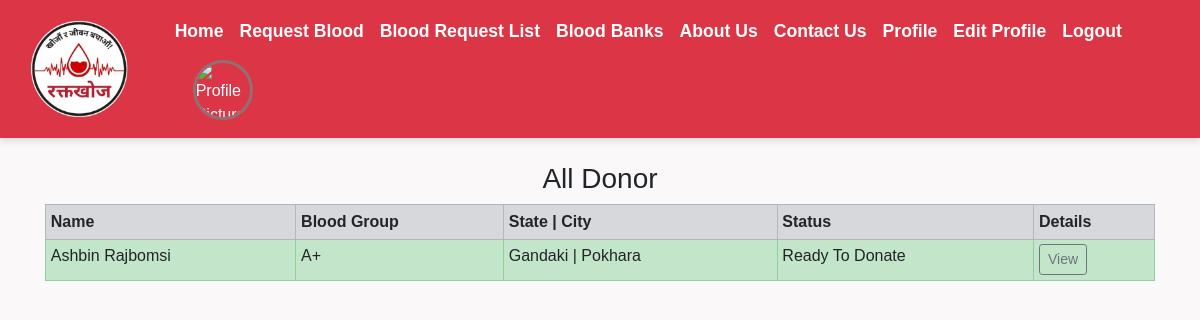
Page /donors_list/1/ (signed in) on the committed database.
### home/models.py (models this page shows, shortened)
class Donor(models.Model):
    donor = models.OneToOneField(User, on_delete=models.CASCADE, blank=True, null=True)
    date_of_birth = models.DateField(max_length=100)
    phone = models.CharField(max_length=10)
    city = models.CharField(max_length=100)
    state = models.CharField(max_length=100)
    address = models.TextField(max_length=500, default="")
    blood_group = models.ForeignKey(BloodGroup, on_delete=models.CASCADE)
    gender = models.CharField(max_length=10)
    image = models.ImageField(upload_to="")
    report = models.ImageField(upload_to="")
    ready_to_donate = models.BooleanField(default=True)
    is_approved = models.BooleanField(default=False)

class BloodGroup(models.Model):
    name = models.CharField(max_length=5)
    def __str__(self):
        return self.name

### home/views.py (the view)
# urls.py: path("donors_list/<int:myid>/", views.donors_list, name="donors_list"),
def donors_list(request, myid):
    blood_groups = BloodGroup.objects.filter(id=myid).first()
    donor = Donor.objects.filter(blood_group=blood_groups, is_approved=True).order_by("date_of_birth")
    return render(request, "donors_list.html", {'donor': donor})

### home/templates/donors_list.html (shortened to what this page needs)
{% extends 'base.html' %}
{% load static %}
{% block body %}
<div class="container">
{% if donor %}
<h3 class="text-center">All Donor</h3>
<table class="table table-sm table-bordered">
  <tr class="table-secondary">
    <th>Name</th>
    <th>Blood Group</th>
    <th>State | City</th>
    <th>Status</th>
    <th>Details</th>
  </tr>
  {% for i in donor %}
    {% if i.ready_to_donate %}
      <tr class="table-success">
        <td>{{i.donor.get_full_name}}</td>
        <td>{{i.blood_group}}</td>
        <td>{{i.state}} | {{i.city}}</td>
        <td>Ready To Donate</td>
        <td><a href="/donors_details/{{i.id}}/" class="btn btn-sm btn-outline-secondary">View</a></td>
      </tr>
    {% endif %}
  {% endfor %}
</table>
{% else %}
<h2>No Donor Available</h2>
{% endif %}
</div>
{% endblock %}

### home/static/css/base.css (style rules this page uses)
body { font-family: 'Arial', sans-serif; background-color: #faf8f8; margin: 0; padding: 0; }

### rows in the picture
Donor: donor.get_full_name "Ashbin Rajbomsi", blood_group "A+", state "Gandaki", city "Pokhara"
